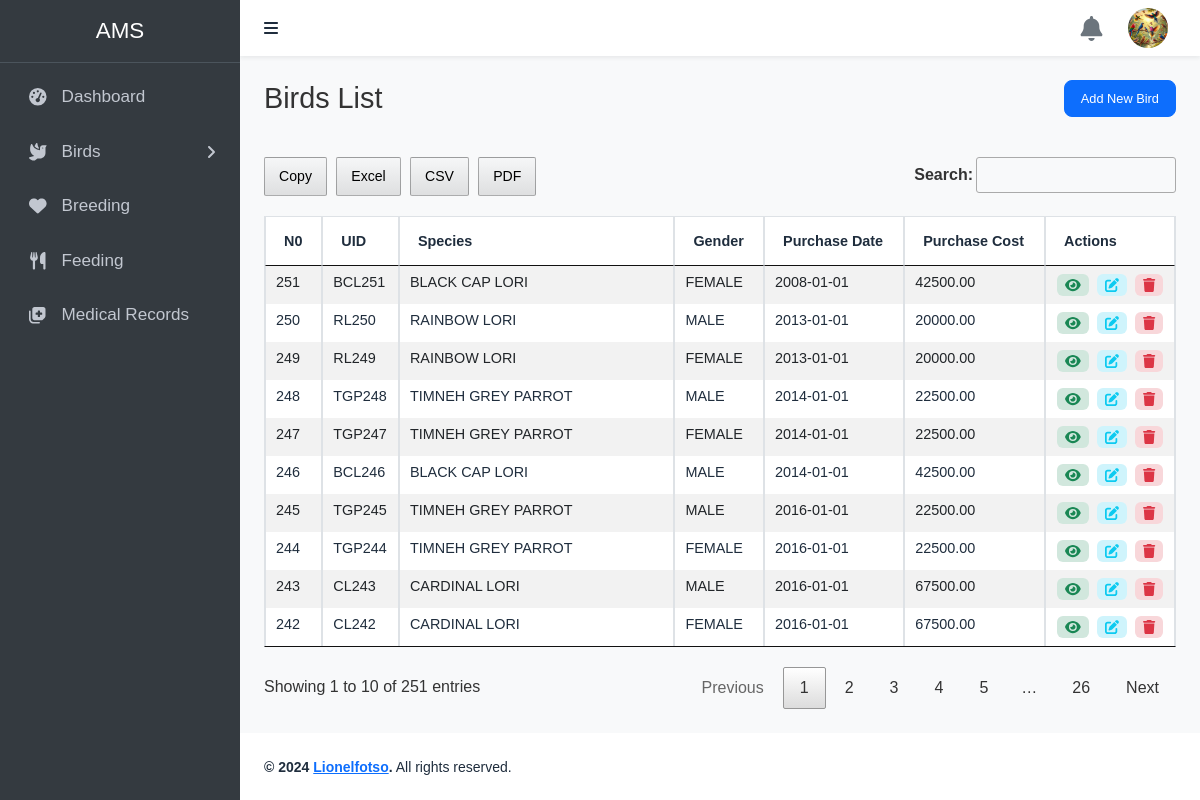
The app's page /public/views/birds.php with its own data.
### tables this page shows
CREATE TABLE `birds` (
  `id` int(11) NOT NULL,
  `species` varchar(255) DEFAULT NULL,
  `gender` varchar(50) DEFAULT NULL,
  `purchase_date` date DEFAULT NULL,
  `purchase_cost` decimal(10,2) DEFAULT NULL,
  `purchased_from` varchar(255) DEFAULT NULL,
  `weight_at_purchase` decimal(5,2) DEFAULT NULL,
  `age_at_purchase` int(11) DEFAULT NULL,
  `hatched_date` date DEFAULT NULL,
  `remark` text DEFAULT NULL,
  `breeding_at_purchase` tinyint(1) DEFAULT NULL,
  `created_at` timestamp NOT NULL DEFAULT current_timestamp(),
  `updated_at` timestamp NOT NULL DEFAULT current_timestamp() ON UPDATE current_timestamp(),
  `subspecies` varchar(100) NOT NULL,
  `bird_identifier` varchar(255) DEFAULT NULL
);

### src/controllers/bird_controller.php (called while the page is built, shortened)
<?php
require_once __DIR__ . '/../models/bird.php';
require_once __DIR__ . '/../config/database.php';
class BirdController {
    private $bird;
    public function __construct() {
        $database = new Database();
        $this->db = $database->getConnection();
        $this->bird = new Bird($this->db);
    }
    public function getAllBirds() {
        return $this->bird->getAll();
    }
}

### src/config/database.php (called while the page is built, shortened)
<?php
class Database {
    private $host = "localhost";
    private $db_name = "avs";
    private $username = "root";
    private $password = "";
    public function getConnection() {
        $this->conn = null;
        try {
            $this->conn = new PDO("mysql:host=" . $this->host . ";dbname=" . $this->db_name, $this->username, $this->password);
            $this->conn->exec("set names utf8");
        } catch (PDOException $exception) {
            echo "Connection error: " . $exception->getMessage();
        }
        return $this->conn;
    }
}
?>

### src/models/bird.php (called while the page is built, shortened)
<?php
class Bird {
    private $conn;
    private $table = 'birds';
    public function __construct($db) {
        $this->conn = $db;
    }
    public function getAll() {
        $query = 'SELECT * FROM ' . $this->table;
        $stmt = $this->conn->prepare($query);
        $stmt->execute();
        return $stmt->fetchAll(PDO::FETCH_ASSOC);
    }
}
?>

### public/views/birds.php (the view, shortened to what this page needs)
<?php
include 'partials/headers.php';
?>
<div class="row mx-0">
    <?php include 'partials/sidebar.php'; ?>
    <div class="container-avs">
        <?php include 'partials/header.php'; ?>
        <div class="py-2 pt-4 px-4">
            <div class="d-flex justify-content-between align-items-center">
                <h1 class="m-0">Birds List</h1>
                <button type="button"
                    class="btn btn-primary btn-lg"
                    data-bs-toggle="modal"
                    data-bs-target="#modalId" class="btn btn-primary py-2 px-4 font-weight-bold" style="font-size: .8rem;">Add New Bird</button>
            </div>
            <div class="py-3 mt-4">
                <table id="birdsTable" class="table my-3 bg-white table-responsive-md table-striped table-bordered table-hover">
                    <thead style="white-space: nowrap;">
                        <tr style="font-size:.9rem">
                            <th class="py-3">N0</th>
                            <th class="py-3">UID</th>
                            <th class="py-3">Species</th>
                            <th class="py-3">Gender</th>
                            <th class="py-3">Purchase Date</th>
                            <th class="py-3">Purchase Cost</th>
                            <th class="py-3">Actions</th>
                        </tr>
                    </thead>
                    <tbody style="font-size: .9rem;white-space: nowrap;">
                        <?php
                        require_once '../../src/controllers/bird_controller.php';
                        $controller = new BirdController();
                        $birds = $controller->getAllBirds();
                        foreach ($birds as $bird) {
                            echo "<tr>
                                <td>{$bird['id']}</td>
                                <td>{$bird['bird_identifier']}</td>
                                <td>{$bird['species']}</td>
                                <td>{$bird['gender']}</td>
                                <td>{$bird['purchase_date']}</td>
                                <td>{$bird['purchase_cost']}</td>
                                <td class='d-flex gap-2 justify-content-center text-white align-items-center'>
                                        <a href='#' class='btn alert alert-success m-0 py-1 px-2 border-0 text-success btn-sm'><i class='fas fa-eye'></i></a>
                                        <a href='edit_bird.php?id={$bird['id']}' class='btn alert alert-info m-0 py-1 px-2 border-0 text-info btn-sm'><i class='fas fa-edit'></i></a>
                                        <a href='delete_bird.php?id={$bird['id']}' class='btn alert alert-danger m-0 border-0 py-1 px-2 text-danger btn-sm'><i class='fas fa-trash'></i></a>
                                </td>
                            </tr>";
                        }
                        ?>
                    </tbody>
                </table>
            </div>
        </div>
        <?php include 'partials/footer.php'; ?>
    </div>
</div>
</body>
</html>

### public/views/partials/headers.php (shortened to what this page needs)
<html lang="en">
<head>
    <link rel="stylesheet" href="../../../css/adminlte.min.css" type="text/css">
    <link rel="stylesheet" href="../../../css/all.min.css" type="text/css">
    <link rel="stylesheet" href="../../../css/bootstrap.min.css" type="text/css">
    <link rel="stylesheet" href="../../../css/jquery.dataTables.min.css" type="text/css">
    <link rel="stylesheet" href="../../../css/toastr.css" type="text/css">
    <link rel="stylesheet" type="text/css" href="../../../css/buttons.dataTables.min.css">
    <link rel="stylesheet" href="../../../css/dataTables.bootstrap5.css">
    <link rel="stylesheet" href="../../../css/style.css" type="text/css">
</head>
<body>

### public/views/partials/sidebar.php (shortened to what this page needs)
<aside class="sidebar-dark-primary position-fixed h-100 z-3 top-0 p-0 dt-left sideb">
    <a href="dashboard.php" class="brand-link d-flex w-100 justify-content-center align-items-center text-decoration-none">
        <span class="brand-text font-font-weight-bold">AMS</span>
    </a>
    <div class="sidebar p-0 px-2 pb-3">
        <nav class="mt-2">
            <ul class="nav nav-pills nav-sidebar flex-column overflow-y-auto" data-widget="treeview" role="menu" data-accordion="false">
                <?php
                    foreach($sidebare as $side){
                        if(count($side['children'])===0){
                            echo "<li class='nav-item'>";
                            echo "<a href={$side['link']} class='nav-link d-flex align-items-center gap-2 text-capitalize'>";
                            echo "<i class='{$side['icon']}'></i>";
                            echo "<p>{$side['titre']}</p>";
                            echo "</a>";
                            echo "</li>";
                        }else{
                            echo "<li class='nav-item has-treeview'>";
                                echo "<a href='{$side['link']}' class='nav-link d-flex align-items-center justify-content-between'>";
                                    echo "<div class='d-flex align-items-center gap-2'>";
                                                echo"<i class='{$side['icon']}'></i>";
                                                echo"<p>{$side['titre']}</p>";
                                    echo "</div>";
                                    echo "<i class='fas fa-angle-right iconr'></i>";
                                echo "</a>";
                            echo "</li>";
                        }
                    }?>
            </ul>
        </nav>
    </div>
</aside>

### public/views/partials/header.php (shortened to what this page needs)
<div class="wrapper">
    <nav class="navbar px-4 shadow-sm elevation-0 justify-content-between navbar-expand navbar-white navbar-light">
        <ul class="navbar-nav">
            <li class="nav-item">
                <div class="" id="pushmenu" role="button"><i class="fas fa-bars"></i></div>
            </li>
        </ul>
        <div class="d-flex align-items-center gap-4">
            <div class="d-flex align-items-center justify-content-center text-gray"><i class="fas fa-bell navbar-icon"></i></div>
            <a href="../../../logout.php" class="d-flex align-items-center gap-2">
                <div class="profile-user">
                    <img class="position-absolute w-100 h-100 object-fit-cover" src='../../../image/logo.webp' alt='#' />
                </div>
            </a>
        </div>
    </nav>

### public/views/partials/footer.php
<footer class="w-100 bg-white p-4 text-sm">
    <strong>&copy; 2024 <a href="#">Lionelfotso</a>.</strong> All rights reserved.
</footer>

### css/style.css (style rules this page uses)
body { font-family: "Arial", sans-serif; background-color: #f8f9fa; }
h1, h2 { color: #333; margin-bottom: 20px; }
h1 { font-size: 1.8rem; }
p { margin: 0; }
.nav-item a p { font-size: 1.07rem; }
table { width: 100%; margin-bottom: 1rem; background-color: #fff; }
th, td { padding: 0.75rem; vertical-align: top; border-top: 1px solid #dee2e6; }
thead th { vertical-align: bottom; border-bottom: 2px solid #dee2e6; }
button { background-color: #007bff; border-color: #007bff; color: white; }
.nav-link p { display: flex; justify-content: space-between; align-items: center; }
.sidebar { height: calc(100vh - 60px); overflow-y: auto; }
.profile-user { height: 40px; width: 40px; position: relative; border-radius: 50px; overflow: hidden; }
.navbar-icon { width:25px; height: 25px; }
.brand-link { font-size: 1.4rem; padding: 0.9rem 0.5rem; }
.sideb { width: 20%; visibility: visible; transition: all 300ms linear; }
.container-avs { width: 80%; margin-left: 20%; padding: 0; transition: all 300ms linear; }
.iconr { transform: rotate(0deg); transition: all 20ms ease-in-out; }

### records on screen
birds: id "242", bird_identifier "CL242", species "CARDINAL LORI", gender "FEMALE", purchase_date "2016-01-01", purchase_cost "67500.00"
birds: id "243", bird_identifier "CL243", species "CARDINAL LORI", gender "MALE", purchase_date "2016-01-01", purchase_cost "67500.00"
birds: id "244", bird_identifier "TGP244", species "TIMNEH GREY PARROT", gender "FEMALE", purchase_date "2016-01-01", purchase_cost "22500.00"
birds: id "245", bird_identifier "TGP245", species "TIMNEH GREY PARROT", gender "MALE", purchase_date "2016-01-01", purchase_cost "22500.00"
birds: id "246", bird_identifier "BCL246", species "BLACK CAP LORI", gender "MALE", purchase_date "2014-01-01", purchase_cost "42500.00"
birds: id "247", bird_identifier "TGP247", species "TIMNEH GREY PARROT", gender "FEMALE", purchase_date "2014-01-01", purchase_cost "22500.00"
birds: id "248", bird_identifier "TGP248", species "TIMNEH GREY PARROT", gender "MALE", purchase_date "2014-01-01", purchase_cost "22500.00"
birds: id "249", bird_identifier "RL249", species "RAINBOW LORI", gender "FEMALE", purchase_date "2013-01-01", purchase_cost "20000.00"
birds: id "250", bird_identifier "RL250", species "RAINBOW LORI", gender "MALE", purchase_date "2013-01-01", purchase_cost "20000.00"
birds: id "251", bird_identifier "BCL251", species "BLACK CAP LORI", gender "FEMALE", purchase_date "2008-01-01", purchase_cost "42500.00"

### other values on screen
$side['titre'] "Dashboard"
$side['titre'] "Birds"
$side['titre'] "Breeding"
$side['titre'] "Feeding"
$side['titre'] "Medical Records"
